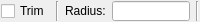
<ui version="4.0" >
 <author></author>
 <comment></comment>
 <exportmacro></exportmacro>
 <class>QG_RoundOptions</class>
 <widget class="QWidget" name="QG_RoundOptions" >
  <property name="geometry" >
   <rect>
    <x>0</x>
    <y>0</y>
    <width>200</width>
    <height>22</height>
   </rect>
  </property>
  <property name="sizePolicy" >
   <sizepolicy>
    <hsizetype>0</hsizetype>
    <vsizetype>0</vsizetype>
    <horstretch>0</horstretch>
    <verstretch>0</verstretch>
   </sizepolicy>
  </property>
  <property name="minimumSize" >
   <size>
    <width>170</width>
    <height>22</height>
   </size>
  </property>
  <property name="maximumSize" >
   <size>
    <width>200</width>
    <height>22</height>
   </size>
  </property>
  <property name="windowTitle" >
   <string>Round Options</string>
  </property>
  <property name="toolTip" >
   <string/>
  </property>
  <layout class="QHBoxLayout" >
   <property name="margin" >
    <number>1</number>
   </property>
   <property name="spacing" >
    <number>6</number>
   </property>
   <item>
    <widget class="QCheckBox" name="cbTrim" >
     <property name="toolTip" >
      <string>Check to trim both edges to the rounding</string>
     </property>
     <property name="text" >
      <string>Trim</string>
     </property>
    </widget>
   </item>
   <item>
    <widget class="Line" name="sep1_2" >
     <property name="sizePolicy" >
      <sizepolicy>
       <hsizetype>0</hsizetype>
       <vsizetype>1</vsizetype>
       <horstretch>0</horstretch>
       <verstretch>0</verstretch>
      </sizepolicy>
     </property>
     <property name="frameShape" >
      <enum>QFrame::VLine</enum>
     </property>
     <property name="frameShadow" >
      <enum>QFrame::Sunken</enum>
     </property>
     <property name="orientation" >
      <enum>Qt::Vertical</enum>
     </property>
    </widget>
   </item>
   <item>
    <widget class="QLabel" name="lRadius" >
     <property name="text" >
      <string>Radius:</string>
     </property>
    </widget>
   </item>
   <item>
    <widget class="QLineEdit" name="leRadius" />
   </item>
   <item>
    <widget class="Line" name="sep1" >
     <property name="sizePolicy" >
      <sizepolicy>
       <hsizetype>0</hsizetype>
       <vsizetype>1</vsizetype>
       <horstretch>0</horstretch>
       <verstretch>0</verstretch>
      </sizepolicy>
     </property>
     <property name="frameShape" >
      <enum>QFrame::VLine</enum>
     </property>
     <property name="frameShadow" >
      <enum>QFrame::Sunken</enum>
     </property>
     <property name="orientation" >
      <enum>Qt::Vertical</enum>
     </property>
    </widget>
   </item>
  </layout>
 </widget>
 <layoutdefault spacing="6" margin="11" />
 <pixmapfunction>qPixmapFromMimeSource</pixmapfunction>
 <includes>
  <include location="local" >rs_line.h</include>
  <include location="local" >rs_settings.h</include>
  <include location="local" >rs_modification.h</include>
  <include location="local" >rs_actionmodifyround.h</include>
 </includes>
 <resources/>
 <connections/>
</ui>
